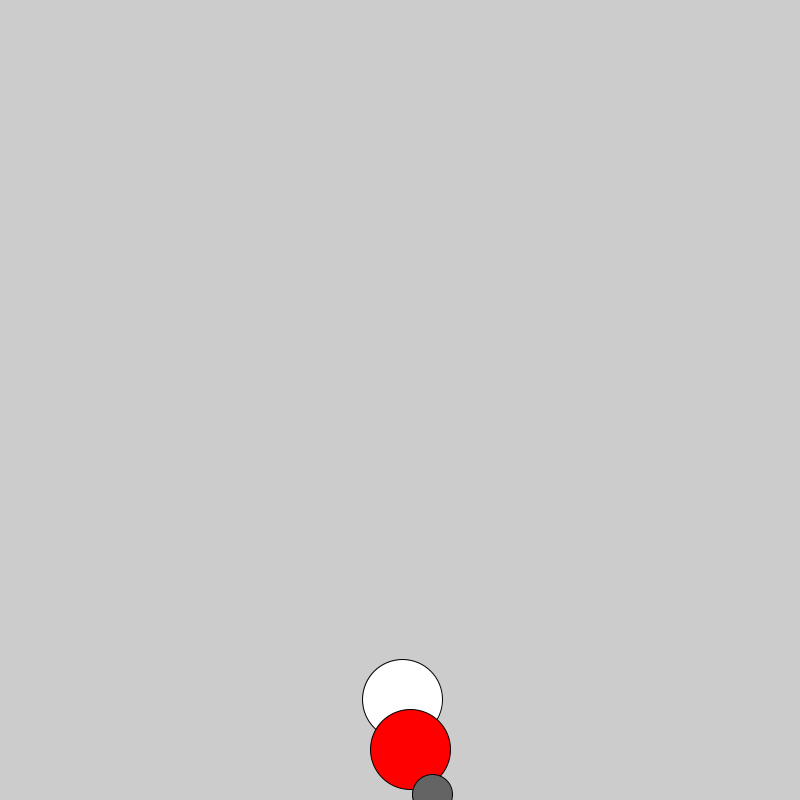
Frame 1 (no input)
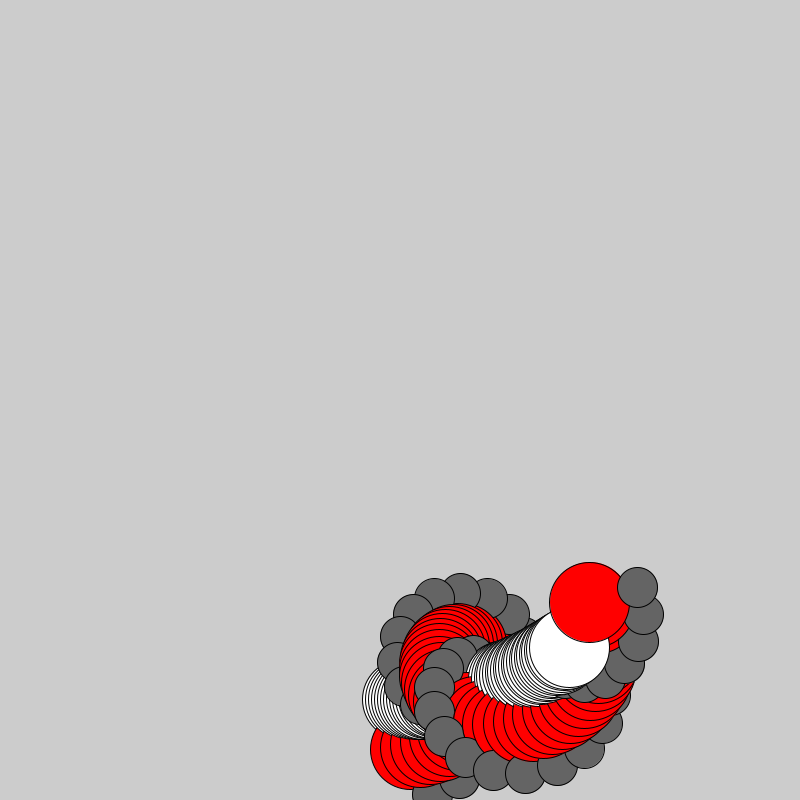
Frame 60 (the mouse pressed at the canvas centre just before this capture)
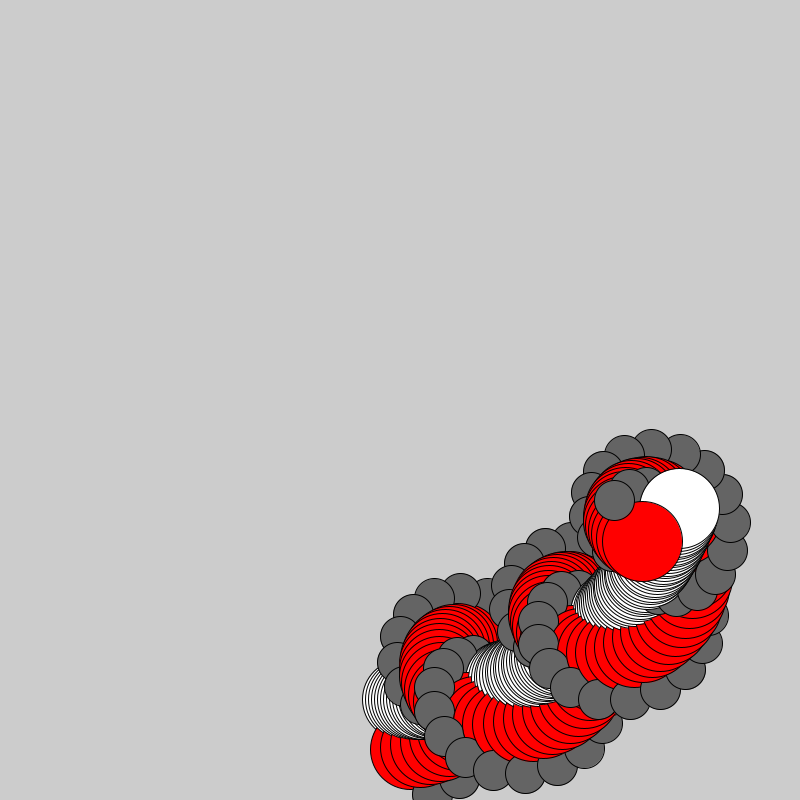
Frame 120 (the mouse held since frame 60 and released just before this capture)

The Processing sketch that drew these frames (run headless with seeded random() and noise(); from frame 60 on, the mouse is pressed at the canvas centre):

// Processing sketch: processing_135479
// ── processing_135479.pde

float i = 0;
void setup() {
  size(800, 800);
}
void draw() {
  //background(255);
i=i+0.01; 
float posicionX = 300*sin(i);
float posicionY = 300*cos(i); 

float otraPosicionX = 50*sin(i*15);
float otraPosicionY = 50*cos(i*15);

float otraMasX = 50*sin(i*45);
float otraMasY = 50*cos(i*45);
float grueso = 80;
fill(255);
  ellipse((width/2)+posicionX, (width/2)+posicionY, grueso, grueso);
 fill(255,0,0);
 ellipse((width/2)+posicionX+otraPosicionX, (width/2)+posicionY+otraPosicionY, grueso, grueso);
 fill(100);
 ellipse((width/2) + posicionX + otraPosicionX + otraMasX, (width/2) + posicionY + otraPosicionY + otraMasY, grueso/2, grueso/2);

}
